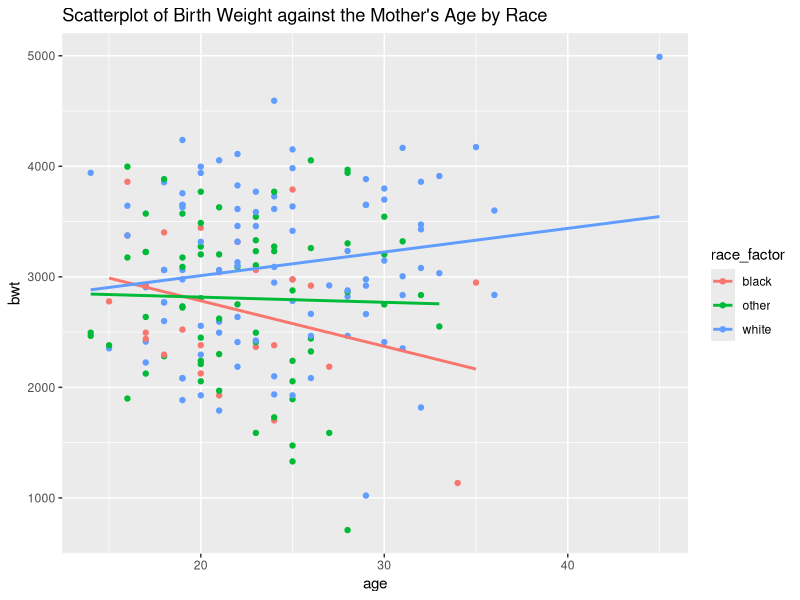

R code for this plot:
## ---- chunk 1
knitr::opts_chunk$set(echo = TRUE)
## ---- chunk 2
library(tidyverse)
library(MASS)
data <- birthwt
head(data)
## ---- chunk 3
# refactor race
temp = data$race
temp[temp == 1] <- "white"
temp[temp == 2] <- "black"
temp[temp == 3] <- "other"
data$race_factor = as.factor(temp)
# Scatter Plot
ggplot(aes(age,bwt, color=race_factor), data = data) + 
  geom_point()+
  geom_smooth(method=lm, se=FALSE)+
  labs(title="Scatterplot of Birth Weight against the Mother's Age by Race")
## ---- chunk 4
## Setting white as reference class because 1 maps to white, 2 for black, 3 for other
data$race_factor <- relevel(data$race_factor, ref= "white")
contrasts(data$race_factor)
result<-lm(bwt~age*race_factor, data=data)
summary(result)
## ---- chunk 5
qf(0.95,2,45)
## ---- chunk 6
1 - pf(3.204317, 2, 45)
